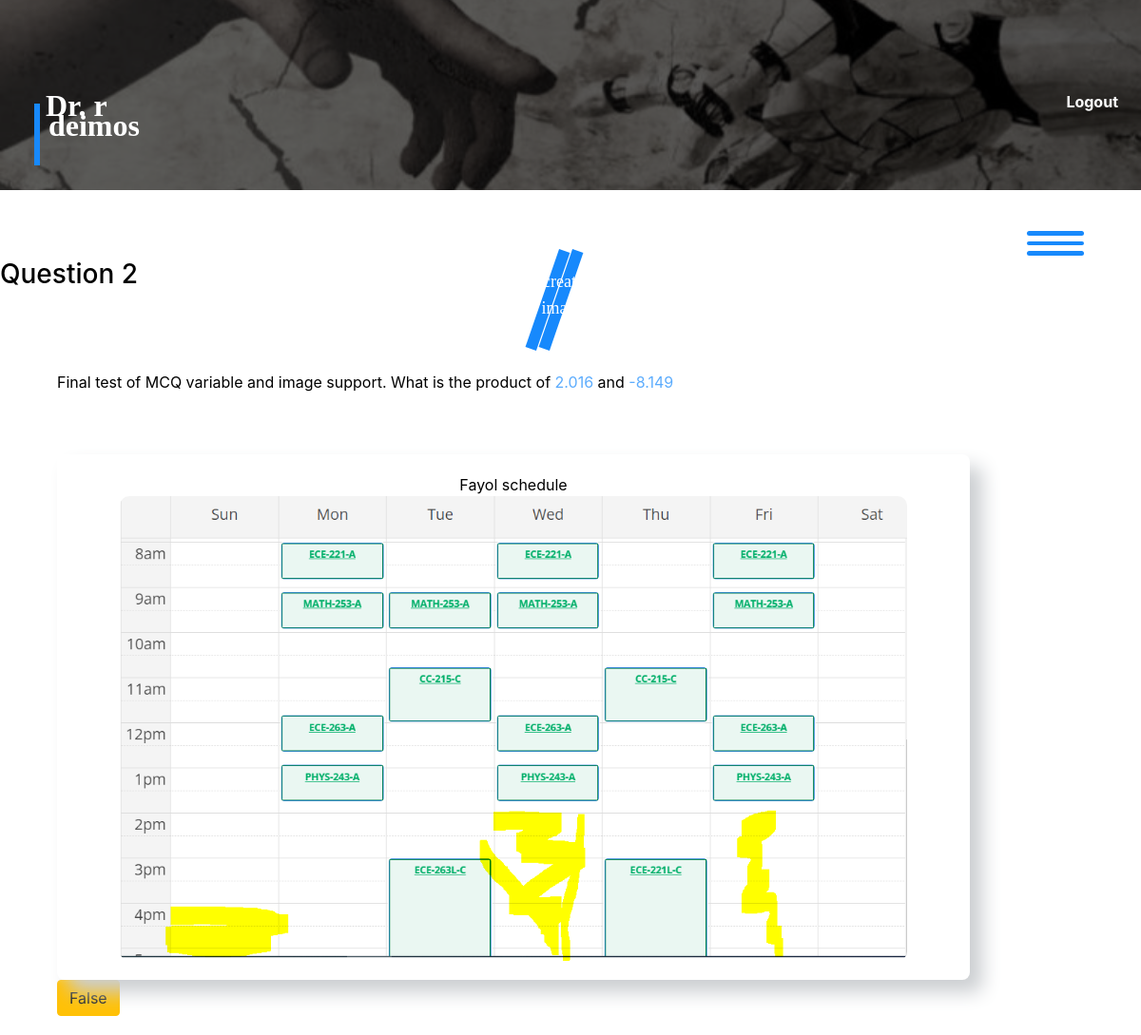
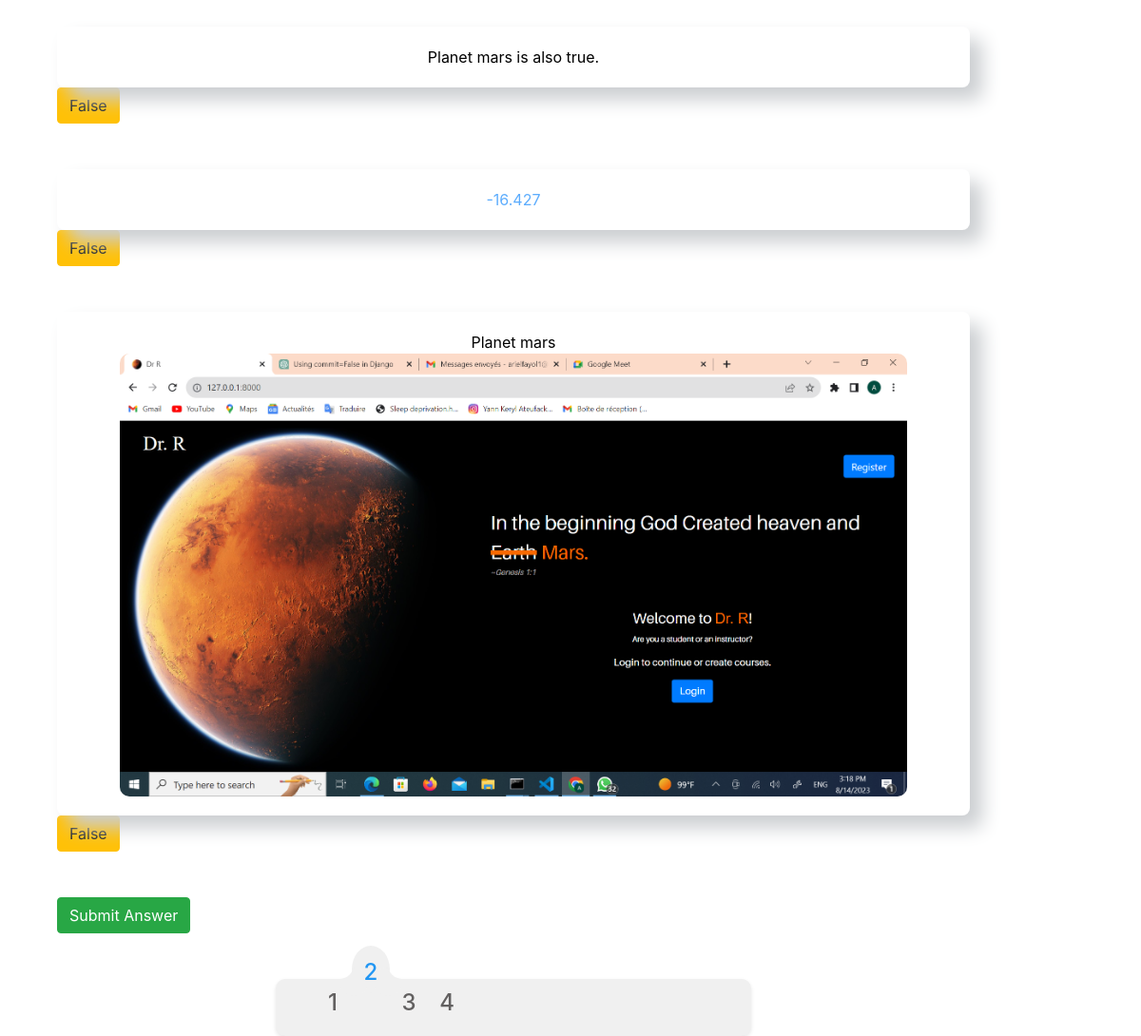
Page /deimos/courses/14/assignments/8/questions/41 (signed in) on the committed database (2 pictures, top to bottom).
### phobos/models.py (models this page shows, shortened)
class Question(models.Model):
    number = models.CharField(blank=False, null=False, max_length=5)
    text = models.TextField(max_length= 2000, null=False, blank=False)
    assignment = models.ForeignKey(Assignment, null=True, on_delete=models.CASCADE, \
                                   related_name="questions")
    category = models.CharField(max_length=50, null=True, blank=True)
    topic = models.ForeignKey(Topic, on_delete=models.SET_NULL, null=True, blank=True)
    sub_topic = models.ForeignKey(SubTopic, on_delete=models.SET_NULL, null=True, blank=True)
    num_points = models.IntegerField(default=10, validators=[MinValueValidator(0), MaxValueValidator(15)]) # Add lower and upper bound.
    parent_question = models.ForeignKey('self', on_delete=models.CASCADE, null=True, \
                                        blank=True, related_name='sub_questions')
    timestamp = models.DateTimeField(auto_now_add=True)
    difficulty_level = models.CharField(
        max_length=10,
        choices=DifficultyChoices.choices,
        default=DifficultyChoices.MEDIUM,
    )
    answer_type = models.CharField(
        max_length = 30,
        choices = QuestionChoices.choices,
        default = QuestionChoices.STRUCTURAL_TEXT
    )
    max_num_attempts = models.IntegerField(default=5)
    answer = models.CharField(max_length=1000, null=True, blank=True) # TODO: delete this attribute.
    deduct_per_attempt = models.FloatField(default=0.05, blank=True, null=True)
    margin_error = models.FloatField(default=0.03, blank=True, null=True)
    due_date = models.DateTimeField(null=True, blank=True)
    embedding = models.JSONField(null=True, blank=True)  # Field to store encoded representation for search

class MCQImageAnswer(models.Model):
    question = models.ForeignKey(Question, on_delete=models.CASCADE, related_name='mcq_image_answers')
    image = models.ImageField(upload_to='phobos/images/question_images/', \
                              blank=True, null=True)
    label = models.CharField(max_length=70, blank=True, null=True)
    is_answer = models.BooleanField(default=False)

class MCQTextAnswer(models.Model):
    question = models.ForeignKey(Question, on_delete=models.CASCADE, related_name='mcq_text_answers')
    content = models.CharField(max_length=400)
    is_answer = models.BooleanField(default=False)

### deimos/views.py (the view)
@login_required(login_url='astros:login')
def answer_question(request, question_id, assignment_id=None, course_id=None):
    student = get_object_or_404(Student, pk=request.user.pk)
    assignment = get_object_or_404(Assignment, pk=assignment_id)
    question_ids = assignment.questions.values_list('id', flat=True)
    question_nums = assignment.questions.values_list('number', flat=True)
    question = Question.objects.get(pk=question_id)
    question_student, created = QuestionStudent.objects.get_or_create(question=question, student=student)
    if created:
        question_student.create_instances()
    else:
        if not question_student.instances_created:
            question_student.create_instances()
    question_student.save()
    question.text = replace_links_with_html(question.text)
    labels_urls_list = [(question_image.label, question_image.image.url) for question_image in \
                    question.images.all()]
    question.text = replace_image_labels_with_links(question.text,labels_urls_list)
    question.text = question_student.evaluate_var_expressions_in_text(question.text, add_html_style=True)
    is_mcq = False #nis mcq
    is_fr = False # is free response
    answers = []
    is_latex = []
    question_type = []
    question_type_dict = {'ea': 0, 'fa':1, 'la':2, 'ta':3, 'ia':7}
    question_type_count = {'ea': 0, 'fa': 0, 'la': 0, 'ta': 0, 'ia': 0}
    if question.answer_type.startswith('MCQ'):
        is_mcq = True
        ea = question.mcq_expression_answers.all()
        answers.extend(ea)
        ta = question.mcq_text_answers.all()
        answers.extend(ta)
        for answer in answers:
            answer.content = question_student.evaluate_var_expressions_in_text(answer.content, add_html_style=True)
        fa = question.mcq_float_answers.all()
        answers.extend(fa)
        ia = question.mcq_image_answers.all()
        answers.extend(ia)
        la = question.mcq_latex_answers.all()
        answers.extend(la)
        question_type_count['ea'] = ea.count()
        question_type_count['fa'] = fa.count()
        question_type_count['la'] = la.count()
        question_type_count['ta'] = ta.count()
        question_type_count['ia'] = ia.count()
        is_latex = [0 for _ in range(ea.count()+ta.count()+fa.count()+ia.count())]
        is_latex.extend([1 for _ in range(la.count())])
        for q_type in question_type_dict:
            question_type.extend([question_type_dict[q_type] for _ in range(question_type_count[q_type])])
        assert len(is_latex) == len(answers)
        shuffler = [counter for counter in range(len(answers))]
        random.shuffle(shuffler)
        is_latex = [is_latex[i] for i in shuffler]
        answers = [answers[i] for i in shuffler]
    elif question.answer_type == QuestionChoices.STRUCTURAL_LATEX:# Probably never used (because disabled on frontend)
        answers.extend(question.latex_answers.all())
        is_latex.extend([1 for _ in range(question.latex_answers.all().count())])
        question_type = [2]
    elif question.answer_type == QuestionChoices.STRUCTURAL_EXPRESSION:
        answers.extend(question.expression_answers.all())
        question_type = [0]
    elif question.answer_type == QuestionChoices.STRUCTURAL_VARIABLE_FLOAT:
        answers.extend(question.variable_float_answers.all())
        question_type = [5]
    elif question.answer_type == QuestionChoices.STRUCTURAL_FLOAT:
        answers.extend(question.float_answers.all())
        question_type = [1]
    elif question.answer_type == QuestionChoices.STRUCTURAL_TEXT:
        is_fr = True
        answers.extend(question.text_answers.all())
        question_type = [4]
    context = {
        'question':question,
        'question_ids_nums':zip(question_ids, question_nums),
        'assignment_id': assignment_id,
        'course_id': course_id,
        "is_mcq": is_mcq,
        "is_fr": is_fr,
        "answers_is_latex_question_type": zip(answers, is_latex, question_type),
        'question_type': question_type, # For structural
        'answer': answers[0]
    }
    return render(request, 'deimos/answer_question.html',
                  context)

### deimos/models.py (called while the page is built)
def transform_expression(expr):
    expression = expr.replace(' ','')
    strs = []
    for index, character in enumerate(expression):
        string = character
        if index > 0:
            if character.isalpha() and expression[index-1].isalnum():
                string = '*' + character
            elif character.isdigit() and expression[index-1].isalpha():
                string = '*' + character
        strs.append(string)
    transformed_expression = ''.join(strs)
    return transformed_expression

    def get_var_value_dict(self):
        var_value_dict = {}
        for var_instance in self.var_instances.all():
            var_value_dict[var_instance.variable.symbol] = var_instance.value
        return var_value_dict

    def evaluate_var_expressions_in_text(self, text, add_html_style=False):
        def replace_match(match):
            expression = match.group(1)  # Extract the expression within the curly braces
            try:
                value = round(eval(transform_expression(expression), var_value_dict), 3)
            except:
                value = expression
            if add_html_style:
                return f"<span class=\"variable-value\">{value}</span>"
            else:
                return str(value)
        regex = re.compile(r'{(.*?)}')  # Use non-greedy matching to avoid unexpected results
        var_value_dict = self.get_var_value_dict()
        replaced_text = regex.sub(replace_match, text)
        replaced_text = replaced_text.replace('{', '').replace('}', '')
        return replaced_text

### deimos/views.py (called while the page is built)
def replace_links_with_html(text):
    words = text.split()
    new_words = []
    for word in words:
        if word.startswith('http://') or word.startswith('https://'):
            parsed_url = urlparse(word)
            link_tag = f'<a href="{word}">{parsed_url.netloc}{parsed_url.path}</a>'
            new_words.append(link_tag)
        else:
            new_words.append(word)
    return ' '.join(new_words)

def replace_image_labels_with_links(text, labels_url_pairs):
    for label, url in labels_url_pairs:
        replacement = f"<a href=\"#{url}\">{label}</a>"
        text = text.replace(label, replacement)
    return text

### deimos/templates/deimos/answer_question.html (shortened to what this page needs)
{% extends 'deimos/layout.html' %}
{% load static %}
{% block style%} <link rel="stylesheet" href="{% static 'deimos/css/question_nav.css' %}"/>
<link rel="stylesheet" href="{% static 'deimos/css/action_menu.css' %}"/>
{% endblock %}
{% block body %}
    <h3>Question {{question.number}}</h3>
    <div class="page-container" id="answer-question">
      <br/>
      <form method="post" enctype="multipart/form-data" id="question-form">
        <p class="question-content">{{question.text | safe}}</p>
        <br/>
        <br/>
         {% if is_mcq%}
              <div class="inputed-mcq-answers">
                {% for answer, is_latex, question_type in answers_is_latex_question_type %}
                  <div class="mcq-option-answer">
                    <div class="formatted-answer">
                      {% if is_latex %}
                          <input type="hidden" class="latex-answer-question-view" value="{{answer.content}}">
                      {% else %}
                        {% if answer.image %}
                          {{answer.label}}
                          <img src="{{answer.image.url}}" class="mcq-image-answer image-in-formatted" alt="{{answer.image.label}}"/>
                        {% else %}
                          {{answer.content|safe}}
                        {% endif %}
                      {% endif %}
                    </div>
                    <button type="button" class="btn btn-warning mcq-false exempt">False</button>
                  </div>
                  <br/> <br/>
                {% endfor %}
              </div>
              <input type="submit" class="btn btn-success exempt" id="submit-btn" value="Submit Answer">
              <br/> <br/>
        {% endif %}
      <br/>
      </form>
      <div class="navigation">
        <ul>
          {% for question_id, question_num in question_ids_nums %}
            {% if question_id == question.id %}
              <li class="list active">
            {% else %}
              <li class="list">
            {% endif %}
                  <a href="{% url 'deimos:answer_question' question_id=question_id assignment_id=assignment_id course_id=course_id %}">
                      <span class="icon">{{question_num}}</span>
                  </a>
              </li>
          {% endfor %}
            <div class="indicator"></div>
        </ul>
      </div>
    </div>
{% endblock %}

### deimos/static/deimos/css/question_nav.css (style rules this page uses)
.navigation { position: relative; width: 500px; height: 60px; background: #f0f0f0; display: flex; justify-content: center; align-items: center; border-radius: 10px; box-shadow: 0 2px 4px rgba(0, 0, 0, 0.1); }
.navigation ul { display: flex; width: 500px; }
.navigation ul li { list-style: none; position: relative; width: 40px; height: 60px; z-index: 2; }
.navigation ul li a { position: relative; display: flex; justify-content: center; align-items: center; flex-direction: column; width: 100%; text-align: center; font-weight: 500; }
.navigation ul li a .icon { position: relative; display: block; line-height: 65px; font-size: 1.5em; transition: 0.5s; color: #626060; }
.navigation ul li.active a .icon { transform: translateY(-32px); color: #2196f3; }
.indicator { position: absolute; top: -35px; width: 40px; height: 50px; background: #f0f0f0; border-radius: 50%; z-index: 1; transition: 0.5s; }
.indicator::before { content: ''; position: absolute; top: 5px; left: -28px; width: 30px; height: 30px; background: transparent; border-radius: 50%; box-shadow: 15px 18px #f0f0f0; }
.indicator::after { content: ''; position: absolute; top: 5px; right: -28px; width: 30px; height: 30px; background: transparent; border-radius: 50%; box-shadow: -15px 18px #f0f0f0; }
.navigation ul li:nth-child(2).active ~ .indicator { transform: translateX(calc(40px * 1)); }

### deimos/static/deimos/css/style.css (style rules this page uses)
body.body { background-color: white !important; color:black; padding:0%; }
.page-container { background-color: white; color:black; display: flex; flex-direction: row; align-items: center; justify-content: center; width: 100%; height: 100%; margin-top:5%; }
form { width: 100%; }
li { list-style-type: none; }
.variable-value { color:rgba(23, 137, 252, 0.7) !important; }
#answer-question { margin-left: 5%; width: 80%; display: flex; flex-direction: column; align-items: center; justify-items: center; }
.formatted-answer { padding: 20px; border-radius: 8px; box-shadow: 13px 13px 20px #cbced1, -13px -13px 20px #ffffff; display: flex; flex-direction: column; align-items: center; justify-content: center; position: relative; }
.image-in-formatted { max-width: 90%; max-height: 90%; display: block; border-radius: 10px; }

### rows in the picture
Question: number "2", text "Final test of MCQ variable and image support. What is the product of 2.016 and -8.149"
MCQImageAnswer: label "Fayol schedule", image (picture)
MCQTextAnswer: content "Planet mars is also true."
MCQTextAnswer: content "-16.427"
MCQImageAnswer: label "Planet mars", image (picture)

### other values in the picture
{{ question_num }} "1" "2" "3" "4"
